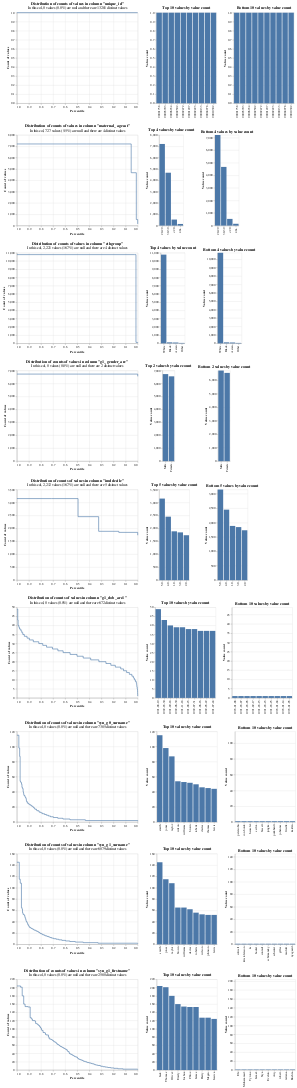

Write notebook code for a chart like this one.
### Code cell
from splink.duckdb.linker import DuckDBLinker
linker = DuckDBLinker(df)
linker.profile_columns()
